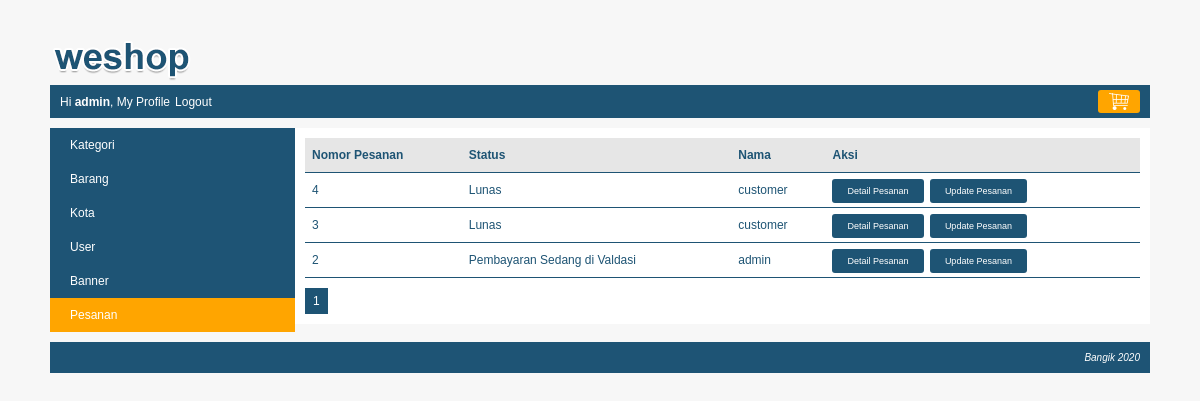
/index.php?page=profile&module=pesanan&action=list (signed in), run on an earlier commit of the app's database.
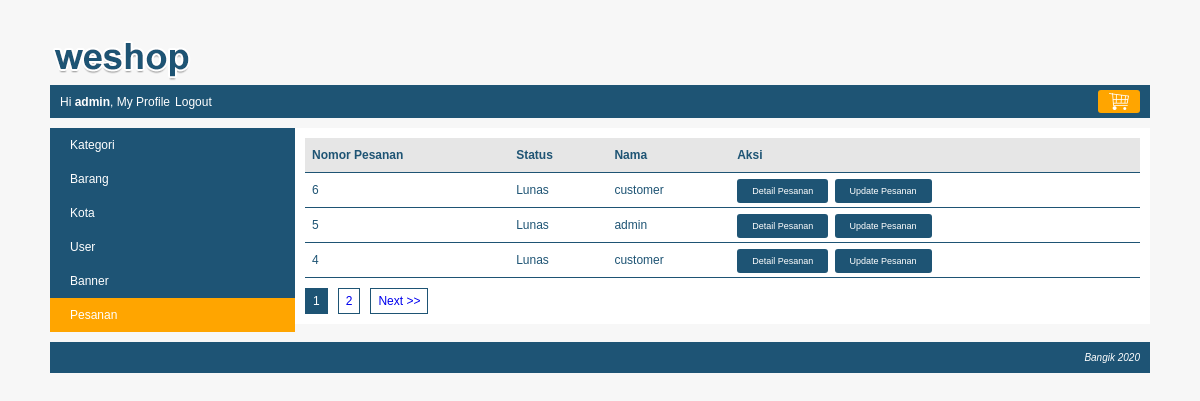
And on a later commit of the database.
### tables this page shows
CREATE TABLE `pesanan` (
  `pesanan_id` int(10) NOT NULL,
  `kota_id` int(10) NOT NULL,
  `user_id` int(10) NOT NULL,
  `nama_penerima` varchar(150) NOT NULL,
  `nomor_telepon` varchar(15) NOT NULL,
  `alamat` varchar(300) NOT NULL,
  `tanggal_pemesanan` datetime NOT NULL,
  `status` tinyint(4) NOT NULL
);

CREATE TABLE `user` (
  `user_id` int(10) NOT NULL,
  `level` varchar(30) NOT NULL,
  `nama` varchar(150) NOT NULL,
  `email` varchar(160) NOT NULL,
  `alamat` varchar(400) NOT NULL,
  `phone` varchar(15) NOT NULL,
  `password` varchar(300) NOT NULL,
  `status` enum('on','off') NOT NULL
);

### module/pesanan/list.php (the view)
<?php
$pagination = isset($_GET['pagination']) ? $_GET['pagination']:1;
$data_per_halaman = 3;
$start = ($pagination-1) * $data_per_halaman;
  if ($level == "superadmin") {
    $query_pesanan = mysqli_query($koneksi, "SELECT pesanan.*, user.nama FROM pesanan JOIN user ON pesanan.user_id = user.user_id ORDER BY pesanan.tanggal_pemesanan DESC LIMIT $start, $data_per_halaman");
  }
  else {
    $query_pesanan = mysqli_query($koneksi, "SELECT pesanan.*, user.nama FROM pesanan JOIN user ON pesanan.user_id = user.user_id WHERE pesanan.user_id='$id' ORDER BY pesanan.tanggal_pemesanan DESC LIMIT $start, $data_per_halaman");
  }
  if (mysqli_num_rows($query_pesanan) == 0) {
    echo "<h3>Saat ini belum ada pesanan</h3>";
  }else {
    echo "
    <table class='tabel-list'>
      <tr class='baris-title'>
        <th class='kiri'>Nomor Pesanan</th>
        <th class='kiri'>Status</th>
        <th class='kiri'>Nama</th>
        <th class='kiri'>Aksi</th>
      </tr>";
      $admin_button = "";
    while ($row = mysqli_fetch_assoc($query_pesanan)) {
      if ($level == "superadmin") {
        $admin_button = "<a href='".BASE_URL."index.php?page=profile&module=pesanan&action=status&pesanan_id=$row[pesanan_id]' class='tombol-action'>Update Pesanan</a>";
      }
      $status = $row['status'];
      echo "
      <tr>
        <td class='kiri'>$row[pesanan_id]</td>
        <td class='kiri'>$array_status_pesanan[$status]</td>
        <td class='kiri'>$row[nama]</td>
        <td class='kiri'>
          <a href='".BASE_URL."index.php?page=profile&module=pesanan&action=detail&pesanan_id=$row[pesanan_id]' class='tombol-action'>Detail Pesanan</a>
          $admin_button
        </td>
      </tr>";
    }
    echo "</table>";
    if ($level == "superadmin") {
      $query = "SELECT * FROM pesanan";
    }else {
      $query = "SELECT * FROM pesanan WHERE user_id='$id'";
    }
    paginations($query, $data_per_halaman, $pagination, "index.php?page=profile&module=pesanan&action=list");
  }
?>

### index.php (shortened to what this page needs)
<?php
  include_once("config/helper.php");
  $id = isset($_SESSION['id']) ? $_SESSION['id'] : false;
  $nama = isset($_SESSION['name']) ? $_SESSION['name'] : false;
  $page = isset($_GET['page']) ? $_GET['page'] : false;
?>
<!DOCTYPE html>
<html lang="en" dir="ltr">
  <head>
    <link rel="stylesheet" href="<?php echo BASE_URL; ?>asset/css/style.css">
    <link rel="stylesheet" href="<?php echo BASE_URL; ?>asset/css/style-slides2.css">
  </head>
  <body>
    <div class="container">
      <div class="header">
        <a href="<?php echo BASE_URL; ?>">
          <img src="<?php echo BASE_URL;?>asset/img/logo.png" alt="logo">
        </a>
        <div class="menu">
          <div class="user">
            <?php
              if ($id) {
                echo "Hi <b>".$nama."</b>, "."<a href='".BASE_URL."index.php?page=profile&module=pesanan&action=list' class='link'> My Profile</a>";
                echo "<a href='".BASE_URL."logout.php' class='link'> Logout</a>";;
              }else {
            ?>
            <a href="<?php echo BASE_URL; ?>login.html" class="link">Login</a>
            <a href="<?php echo BASE_URL; ?>register.html" class="link">Register</a>
            <?php } ?>
          </div>
          <a href="<?php echo BASE_URL; ?>keranjang.html" class="btn-keranjang">
            <img src="<?php echo BASE_URL;?>asset/img/cart.png" alt="logo" class="btn-img">
          </a>
        </div>
      </div>
      <div class="content">
        <?php
          $filename = "$page.php";
          if (file_exists($filename)) {
            include_once($filename);
          }else {
            include_once("main.php");
          }
        ?>
      </div>
      <div class="footer">
        <p class="footer-p">Bangik 2020</p>
      </div>
    </div>
  </body>
</html>

### profile.php (shortened to what this page needs)
<?php
  if ($id) {
    $module = isset($_GET['module']) ? $_GET['module']:false;
    $action = isset($_GET['action']) ? $_GET['action']:false;
  }else {
    header("Location: ".BASE_URL."index.php?page=login");
  }
?>
<div class="page-profile-bg">
  <div class="menu-profile">
    <ul>
      <?php if ($level == "superadmin") {?>
      <li>
        <a <?php if($module == "kategori"){echo 'class="active"';} ?> href="<?php echo BASE_URL."index.php?page=profile&module=kategori&action=list";?>">Kategori</a>
      </li>
      <li>
        <a <?php if($module == "barang"){echo 'class="active"';} ?> href="<?php echo BASE_URL."index.php?page=profile&module=barang&action=list";?>">Barang</a>
      </li>
      <li>
        <a <?php if($module == "kota"){echo 'class="active"';} ?> href="<?php echo BASE_URL."index.php?page=profile&module=kota&action=list";?>">Kota</a>
      </li>
      <li>
        <a <?php if($module == "user"){echo 'class="active"';} ?> href="<?php echo BASE_URL."index.php?page=profile&module=user&action=list";?>">User</a>
      </li>
      <li>
        <a <?php if($module == "banner"){echo 'class="active"';} ?> href="<?php echo BASE_URL."index.php?page=profile&module=banner&action=list";?>">Banner</a>
      </li>
      <?php } ?>
      <li>
        <a <?php if($module == "pesanan"){echo 'class="active"';} ?> href="<?php echo BASE_URL."index.php?page=profile&module=pesanan&action=list";?>">Pesanan</a>
      </li>
    </ul>
  </div>
  <div class="profile-content">
    <?php
      $file = "module/$module/$action.php";
      if (file_exists($file)) {
        include_once($file);
      }else {
        echo "<h3>Maaf, Halaman tidak ditemukan $file</h3>";
      }
    ?>
  </div>
</div>

### config/helper.php (shortened to what this page needs)
<?php
  $array_status_pesanan[0] = "Menunggu Pembayaran";
  $array_status_pesanan[1] = "Pembayaran Sedang di Valdasi";
  $array_status_pesanan[2] = "Lunas";
  $array_status_pesanan[3] = "Pembayaran di Tolak";
function paginations($query, $data_per_halaman, $pagination, $url){
  global $koneksi;
  $query_hitung_kategori = mysqli_query($koneksi, $query);
  $total_data = mysqli_num_rows($query_hitung_kategori);
  $total_halaman = ceil($total_data / $data_per_halaman);
  $start_pagination = 1;
  $batas_akhir_page = $total_halaman;
  echo "<ul class='pagination'>";
  for ($i=$start_pagination; $i <= $batas_akhir_page; $i++) {
    if ($pagination == $i) {
      echo "<li><a href='".BASE_URL."$url&pagination=$i' class='active'>$i</a></li>";
    }else {
      echo "<li><a href='".BASE_URL."$url&pagination=$i'>$i</a></li>";
    }
  }
  if ($pagination < $total_halaman) {
    $next = $pagination + 1;
    echo "<li><a href='".BASE_URL."$url&pagination=$next'>Next >></a></li>";
  }
  echo "</ul>";
}

### asset/css/style.css (style rules this page uses)
body { font-family: arial; font-size: 12px; color: #1e5474; background: #f7f7f7; }
.container { width: 1100px; height: auto; margin: 0px auto; padding: 10px; }
.header { margin-top: 20px; }
.menu { background: #1e5474; padding: 5px 10px; overflow: hidden; }
.user { float: left; color: white; }
.link { color: white; padding-right: 5px; margin-top: 5px; display: inline-block; text-decoration: none; }
.btn-keranjang { float: right; background: orange; padding: 2px 10px; border-radius: 3px; }
.btn-img { vertical-align: bottom; }
.content { padding: 10px 0px; overflow: hidden; }
.page-profile-bg { overflow: hidden; }
.menu-profile { float: left; width: 245px; background: #1e5475; }
.menu-profile ul { margin: 0px; padding: 0px; list-style: none; }
.menu-profile ul li a { display: block; color: white; text-decoration: none; padding: 10px 20px; }
.menu-profile ul li a:hover, .menu-profile ul li a.active { background: orange; }
.profile-content { float: left; width: 835px; padding: 10px; background: white; }
.tabel-list { width: 100%; border-collapse: collapse; }
.baris-title { background: #e6e6e6; }
.tabel-list tr th, .tabel-list tr td { padding: 10px 7px; }
.kiri { text-align: left; }
.footer { background: #1e5475; padding: 10px; }
.footer-p { color: white; text-align: right; font-size: 10px; font-style: italic; margin: 0px; }
.tabel-list tr { border-bottom: 1px solid #1e5474; }
.tombol-action { background: #1e5474; color: white; padding: 7px 15px; border-radius: 3px; cursor: pointer; text-decoration: none; margin-right: 3px; font-size: 9px; }
ul.pagination { margin: 10px 0px 0px 0px; list-style: none; padding: 0px; }
ul.pagination li { float:left; }
ul.pagination li a { margin-right:10px; border:1px solid #1e5474; padding:5px 7px; text-decoration:none; display: block; }
ul.pagination li a.active { background: #1e5474; color: white; }

What changed in the data, as far as the page shows it:
no longer on this page (row unchanged): pesanan: pesanan_id "3", status "Lunas", user.nama "customer"
no longer on this page (row edited): pesanan: pesanan_id "2", status "Pembayaran Sedang di Valdasi", user.nama "admin"
added pesanan: pesanan_id "6", status "Lunas", user.nama "customer"
added pesanan: pesanan_id "5", status "Lunas", user.nama "admin"
Also different on the page:
new list line: "2"
text now shown: "Next >>"
